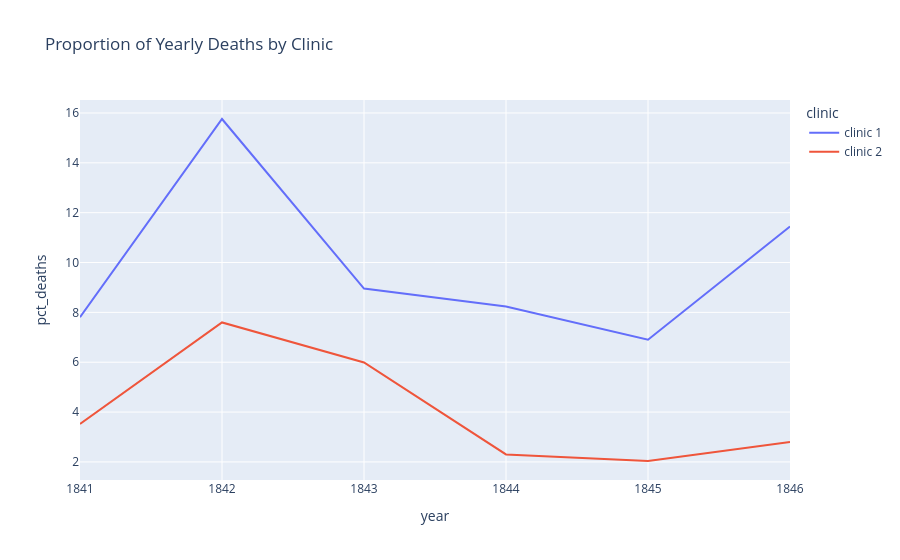

Here is the notebook cell this chart was saved with:
### Markdown cell above
### Plotting the Proportion of Yearly Deaths by Clinic

### Code cell
line = px.line(df_yearly,
               x='year',
               y='pct_deaths',
               color='clinic',
               title='Proportion of Yearly Deaths by Clinic')

line.show()

### Figure 1 — Plotly figure (JSON) as saved in the notebook; plotly's stock layout.template omitted (floating-point values rounded to 4 significant figures)
{"data": [{"hovertemplate": "clinic=clinic 1<br>year=%{x}<br>pct_deaths=%{y}<extra></extra>", "legendgroup": "clinic 1", "line": {"color": "#636efa", "dash": "solid"}, "marker": {"symbol": "circle"}, "mode": "lines", "name": "clinic 1", "orientation": "v", "showlegend": true, "x": [1841, 1842, 1843, 1844, 1845, 1846], "xaxis": "x", "y": [7.806, 15.76, 8.954, 8.236, 6.901, 11.45], "yaxis": "y", "type": "scatter"}, {"hovertemplate": "clinic=clinic 2<br>year=%{x}<br>pct_deaths=%{y}<extra></extra>", "legendgroup": "clinic 2", "line": {"color": "#EF553B", "dash": "solid"}, "marker": {"symbol": "circle"}, "mode": "lines", "name": "clinic 2", "orientation": "v", "showlegend": true, "x": [1841, 1842, 1843, 1844, 1845, 1846], "xaxis": "x", "y": [3.522, 7.597, 5.988, 2.3, 2.036, 2.797], "yaxis": "y", "type": "scatter"}], "layout": {"xaxis": {"anchor": "y", "domain": [0.0, 1.0], "title": {"text": "year"}}, "yaxis": {"anchor": "x", "domain": [0.0, 1.0], "title": {"text": "pct_deaths"}}, "legend": {"title": {"text": "clinic"}, "tracegroupgap": 0}, "title": {"text": "Proportion of Yearly Deaths by Clinic"}}}
